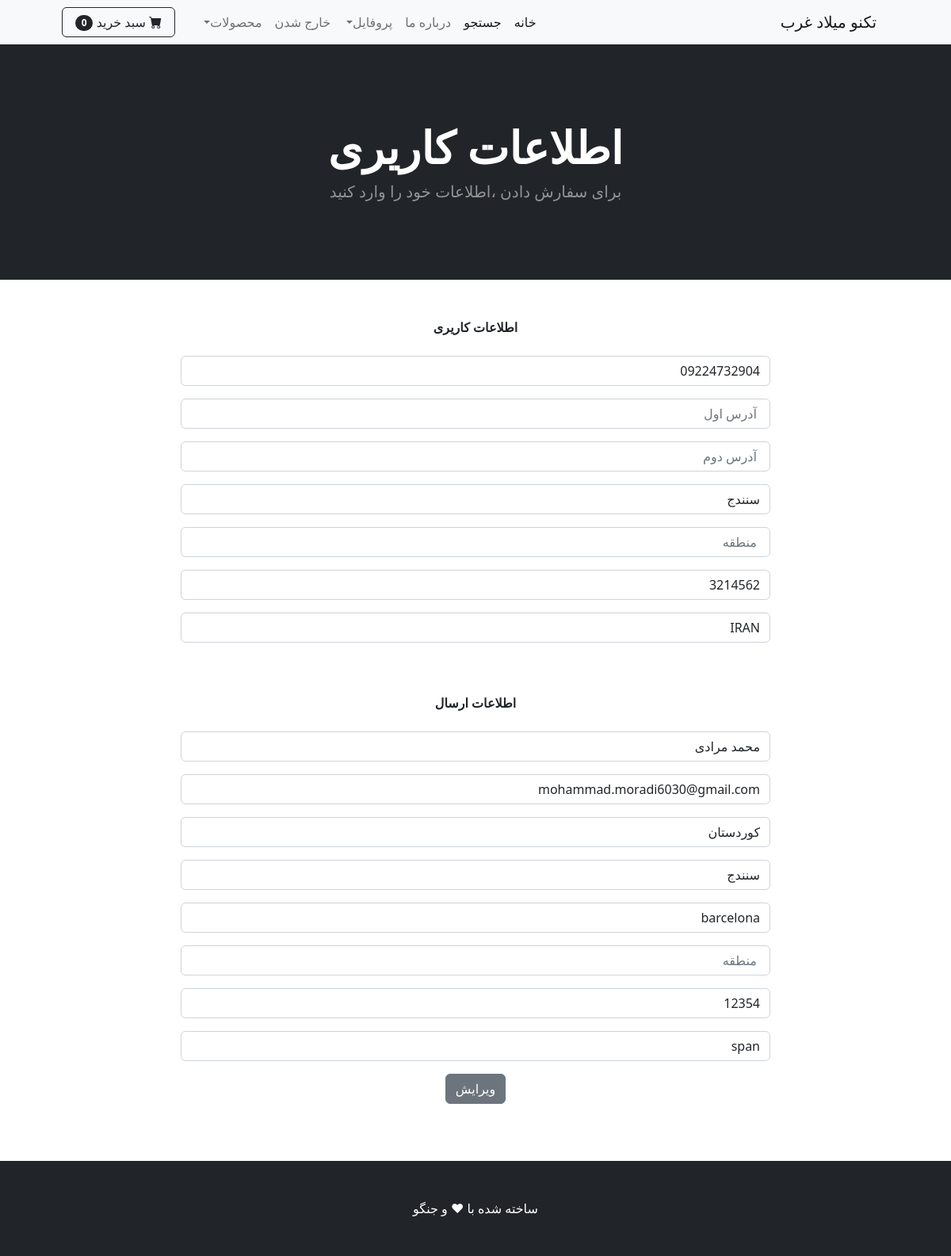
The page /update_info/ (signed in) on the database its author committed.
### shop/models.py (models this page shows, shortened)
class Profile(models.Model):
    user = models.OneToOneField( User, on_delete=models.CASCADE)
    date_modified = models.DateTimeField(User,auto_now=True)
    phone = models.CharField(max_length=250, blank=True)
    address1 = models.CharField(max_length=250, blank=True)
    address2 = models.CharField(max_length=250, blank=True)
    city = models.CharField(max_length=25, blank=True)
    stat = models.CharField(max_length=25, blank=True)
    zipcode = models.CharField(max_length=25, blank=True)
    country = models.CharField(max_length=25, default='IRAN')
    old_cart = models.CharField(max_length=200, blank=True, null=True)
    class Meta:
        verbose_name = " پروفایل"
        verbose_name_plural = " پروفایل ها"

### payment/models.py (models this page shows, shortened)
class ShippingAddress(models.Model):
    user = models.ForeignKey(User, on_delete=models.CASCADE, null=True, blank=True)
    shipping_full_name = models.CharField(max_length = 250)
    shipping_email = models.CharField(max_length=300)
    shipping_address1 = models.CharField(max_length=250, blank=True)
    shipping_address2 = models.CharField(max_length=250, blank=True, null=True)
    shipping_city = models.CharField(max_length=25, blank=True)
    shipping_stat = models.CharField(max_length=25, blank=True, null=True)       # stat : منطقه
    shipping_zipcode = models.CharField(max_length=25, blank=True, null=True)    # zipcode : کد پستی
    shipping_country = models.CharField(max_length=25, default= 'IRAN')          # countey : کشور
    class Meta:
        verbose_name = " آدرس"
        verbose_name_plural = " آدرس ارسال سفارش"
    class Meta:
        verbose_name = " آدرس"
        verbose_name_plural = " آدرس ارسال سفارش"

### shop/views.py (the view)
# urls.py: path('update_info/', views.update_info, name="update_info"),
def update_info(request):
     if request.user.is_authenticated:      #authenticated : لاگین
          current_user=Profile.objects.get(user__id=request.user.id)
          shipping_user = ShippingAddress.objects.get(user__id = request.user.id)
          form = UserInfoForm(request.POST or None, instance = current_user)
          shipping_form = ShippingForm(request.POST or None, instance = shipping_user)
          if form.is_valid() or shipping_form.is_valid():
               form.save()
               shipping_form.save()
               messages.success(request, 'اطلاعات کاریری ویرایش شد')
               return redirect('home')
          return render(request, 'update_info.html',{'form':form, 'shipping_form':shipping_form})
     else:
          messages.success(request,'ابتدا لاگین شوید')
          return redirect('home')

### cart/cart.py (called while the page is built)
    def __len__(self):
        return len(self.cart)

### cart/context_processors.py (called while the page is built)
def cart(request):
    return {'cart':Cart(request)}

### shop/templates/update_info.html (shortened to what this page needs)
{% extends 'base.html' %}
{% block content %}
<header class="bg-dark py-5">
    <div class="container px-4 px-lg-5 my-5">
        <div class="text-center text-white">
            <h1 class="display-4 fw-bolder" > اطلاعات کاریری</h1>
            <p class="lead fw-normal text-white-50 mb-0"> برای سفارش دادن ،اطلاعات خود را وارد کنید</p>
        </div>
    </div>
</header>
<br><br>
<div class="container">
    <div class="row">
        <center>
            <div class="col-8">
                <strong>اطلاعات کاریری</strong>
                <br><br>
                <form method="POST" action="{% url 'update_info' %}">
                        {{ form.as_p }}
                    <br><br>
                    <strong>اطلاعات ارسال</strong>
                    <br><br>
                    {{ shipping_form.as_p }}
                <button type="submit" class="btn btn-secondary"> ویرایش</button>
                </form>
                <br>
            </div>
        </center>
    </div>
</div>
<br><br>
{% endblock %}

### rows shown on the page
Profile: phone "09224732904", city "سنندج", zipcode "3214562", country "IRAN"
ShippingAddress: shipping_full_name "محمد مرادی", shipping_email "mohammad.moradi6030@gmail.com", shipping_address1 "کوردستان", shipping_address2 "سنندج", shipping_city "barcelona", shipping_zipcode "12354", shipping_country "span"

### other values the page prints
{{ cart|length }} "0"
